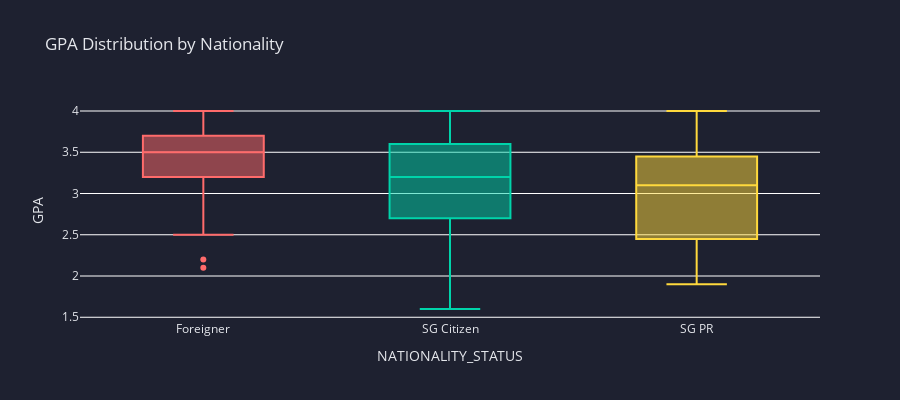

The cell this chart's notebook holds for it:
### Code cell
# CHART 8: GPA Box Plot by Nationality
fig = px.box(
    df_master.dropna(subset=['GPA', 'NATIONALITY_STATUS']),
    x='NATIONALITY_STATUS',
    y='GPA',
    title='GPA Distribution by Nationality',
    color='NATIONALITY_STATUS',
    color_discrete_map=COLORS_NATIONALITY
)

fig.update_layout(
    plot_bgcolor=COLORS['bg'],
    paper_bgcolor=COLORS['bg'],
    font=dict(color=COLORS['text']),
    height=400,
    showlegend=False
)

fig.show()
print("💡 INSIGHT: Performance differences by nationality? Outliers?")

### Figure 1 — Plotly figure (JSON) as saved in the notebook; plotly's stock layout.template omitted (floating-point values rounded to 4 significant figures; data arrays with more than 128 entries replaced by an {"elided": "..."} marker saying what was removed)
{"data": [{"alignmentgroup": "True", "hovertemplate": "NATIONALITY_STATUS=%{x}<br>GPA=%{y}<extra></extra>", "legendgroup": "Foreigner", "marker": {"color": "#ff6b6b"}, "name": "Foreigner", "notched": false, "offsetgroup": "Foreigner", "orientation": "v", "showlegend": true, "type": "box", "x": ["Foreigner", "Foreigner", "Foreigner", "Foreigner", "Foreigner", "Foreigner", "Foreigner", "Foreigner", "Foreigner", "Foreigner", "Foreigner", "Foreigner", "Foreigner", "Foreigner", "Foreigner", "Foreigner", "Foreigner", "Foreigner", "Foreigner", "Foreigner", "Foreigner", "Foreigner", "Foreigner", "Foreigner", "Foreigner", "Foreigner", "Foreigner", "Foreigner", "Foreigner", "Foreigner", "Foreigner", "Foreigner", "Foreigner", "Foreigner", "Foreigner", "Foreigner", "Foreigner", "Foreigner", "Foreigner", "Foreigner", "Foreigner", "Foreigner", "Foreigner", "Foreigner", "Foreigner", "Foreigner", "Foreigner", "Foreigner", "Foreigner", "Foreigner", "Foreigner", "Foreigner", "Foreigner", "Foreigner", "Foreigner", "Foreigner", "Foreigner", "Foreigner", "Foreigner", "Foreigner", "Foreigner"], "x0": " ", "xaxis": "x", "y": [3.5, 3.6, 3.7, 3.3, 3.2, 3.6, 3.9, 3.8, 3.7, 3.5, 3.3, 3.4, 3.3, 3.4, 3.8, 2.2, 2.1, 2.9, 3.6, 3.6, 3.9, 3.4, 3.5, 3.9, 3.1, 3.2, 3.9, 3.2, 3.4, 3.9, 3.5, 3.7, 3.4, 3.6, 2.9, 3.5, 3.6, 3.9, 2.9, 3.6, 3.8, 3.4, 3.4, 3.5, 2.8, 3.8, 3.4, 3.2, 3.6, 2.8, 3.2, 3.4, 3.8, 3.2, 3.6, 2.8, 3.2, 2.5, 2.9, 4.0, 3.9], "y0": " ", "yaxis": "y"}, {"alignmentgroup": "True", "hovertemplate": "NATIONALITY_STATUS=%{x}<br>GPA=%{y}<extra></extra>", "legendgroup": "SG Citizen", "marker": {"color": "#00d4aa"}, "name": "SG Citizen", "notched": false, "offsetgroup": "SG Citizen", "orientation": "v", "showlegend": true, "type": "box", "x": {"elided": "400 str values"}, "x0": " ", "xaxis": "x", "y": {"elided": "400 float values"}, "y0": " ", "yaxis": "y"}, {"alignmentgroup": "True", "hovertemplate": "NATIONALITY_STATUS=%{x}<br>GPA=%{y}<extra></extra>", "legendgroup": "SG PR", "marker": {"color": "#ffd93d"}, "name": "SG PR", "notched": false, "offsetgroup": "SG PR", "orientation": "v", "showlegend": true, "type": "box", "x": ["SG PR", "SG PR", "SG PR", "SG PR", "SG PR", "SG PR", "SG PR", "SG PR", "SG PR", "SG PR", "SG PR", "SG PR", "SG PR", "SG PR", "SG PR", "SG PR", "SG PR", "SG PR", "SG PR", "SG PR", "SG PR", "SG PR", "SG PR", "SG PR", "SG PR", "SG PR", "SG PR", "SG PR", "SG PR", "SG PR", "SG PR", "SG PR", "SG PR", "SG PR", "SG PR", "SG PR", "SG PR", "SG PR", "SG PR", "SG PR", "SG PR", "SG PR", "SG PR", "SG PR"], "x0": " ", "xaxis": "x", "y": [2.1, 2.2, 2.3, 3.5, 3.3, 3.4, 3.8, 3.9, 4.0, 1.9, 2.0, 2.4, 2.0, 2.1, 2.5, 3.1, 3.2, 3.9, 3.5, 3.4, 2.6, 3.2, 3.5, 3.2, 3.1, 3.8, 3.9, 2.8, 3.2, 3.3, 3.2, 4.0, 2.7, 3.5, 2.8, 3.2, 2.5, 2.9, 2.5, 2.9, 1.9, 2.3, 2.2, 2.6], "y0": " ", "yaxis": "y"}], "layout": {"boxmode": "overlay", "font": {"color": "#e4e6eb"}, "height": 400, "legend": {"title": {"text": "NATIONALITY_STATUS"}, "tracegroupgap": 0}, "paper_bgcolor": "#1e2130", "plot_bgcolor": "#1e2130", "showlegend": false, "title": {"text": "GPA Distribution by Nationality"}, "xaxis": {"anchor": "y", "categoryarray": ["Foreigner", "SG Citizen", "SG PR"], "categoryorder": "array", "domain": [0, 1], "title": {"text": "NATIONALITY_STATUS"}}, "yaxis": {"anchor": "x", "domain": [0, 1], "title": {"text": "GPA"}}}}
